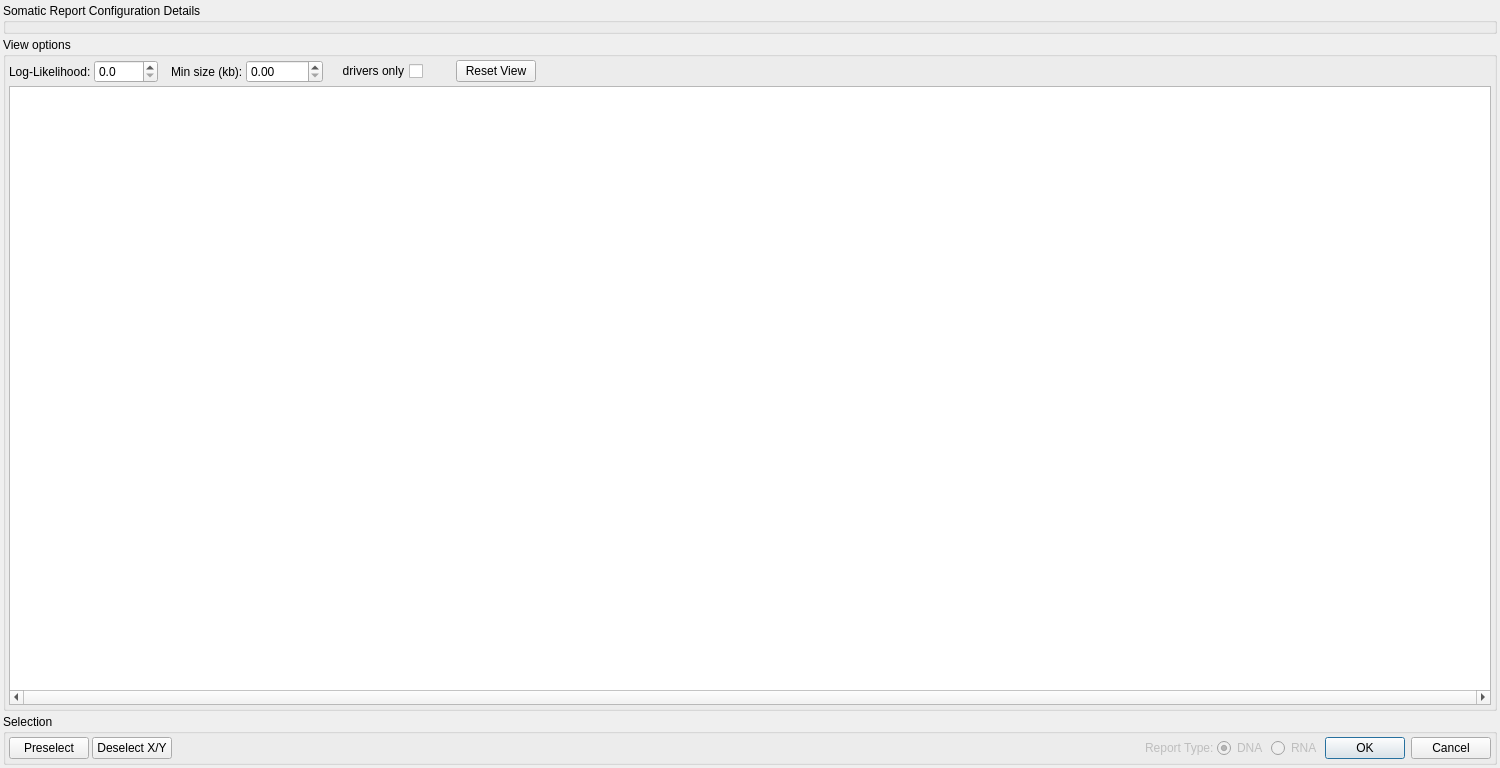
<?xml version="1.0" encoding="UTF-8"?>
<ui version="4.0">
 <class>SomaticReportConfigurationWidget</class>
 <widget class="QWidget" name="SomaticReportConfigurationWidget">
  <property name="geometry">
   <rect>
    <x>0</x>
    <y>0</y>
    <width>1500</width>
    <height>768</height>
   </rect>
  </property>
  <property name="sizePolicy">
   <sizepolicy hsizetype="MinimumExpanding" vsizetype="MinimumExpanding">
    <horstretch>0</horstretch>
    <verstretch>0</verstretch>
   </sizepolicy>
  </property>
  <property name="windowTitle">
   <string>Somatic report configuration</string>
  </property>
  <layout class="QVBoxLayout" name="verticalLayout">
   <property name="spacing">
    <number>3</number>
   </property>
   <property name="leftMargin">
    <number>3</number>
   </property>
   <property name="topMargin">
    <number>3</number>
   </property>
   <property name="rightMargin">
    <number>3</number>
   </property>
   <property name="bottomMargin">
    <number>3</number>
   </property>
   <item>
    <widget class="QGroupBox" name="infos">
     <property name="enabled">
      <bool>true</bool>
     </property>
     <property name="title">
      <string>Somatic Report Configuration Details</string>
     </property>
     <layout class="QVBoxLayout" name="verticalLayout_4">
      <property name="spacing">
       <number>3</number>
      </property>
      <property name="leftMargin">
       <number>3</number>
      </property>
      <property name="topMargin">
       <number>3</number>
      </property>
      <property name="rightMargin">
       <number>3</number>
      </property>
      <property name="bottomMargin">
       <number>3</number>
      </property>
     </layout>
    </widget>
   </item>
   <item>
    <widget class="QGroupBox" name="groupBox">
     <property name="title">
      <string>View options</string>
     </property>
     <property name="flat">
      <bool>true</bool>
     </property>
     <layout class="QVBoxLayout" name="verticalLayout_2">
      <property name="spacing">
       <number>3</number>
      </property>
      <property name="leftMargin">
       <number>3</number>
      </property>
      <property name="topMargin">
       <number>3</number>
      </property>
      <property name="rightMargin">
       <number>3</number>
      </property>
      <property name="bottomMargin">
       <number>3</number>
      </property>
      <item>
       <layout class="QHBoxLayout" name="hlayout_view_options" stretch="0,0,0,0,0,0,0,0,0,0">
        <property name="spacing">
         <number>3</number>
        </property>
        <item>
         <widget class="QLabel" name="label">
          <property name="text">
           <string>Log-Likelihood:</string>
          </property>
         </widget>
        </item>
        <item>
         <widget class="QDoubleSpinBox" name="log_likelihood">
          <property name="decimals">
           <number>1</number>
          </property>
          <property name="maximum">
           <double>9999.000000000000000</double>
          </property>
          <property name="singleStep">
           <double>10.000000000000000</double>
          </property>
         </widget>
        </item>
        <item>
         <spacer name="horizontalSpacer_2">
          <property name="orientation">
           <enum>Qt::Horizontal</enum>
          </property>
          <property name="sizeType">
           <enum>QSizePolicy::Fixed</enum>
          </property>
          <property name="sizeHint" stdset="0">
           <size>
            <width>10</width>
            <height>1</height>
           </size>
          </property>
         </spacer>
        </item>
        <item>
         <widget class="QLabel" name="label_2">
          <property name="text">
           <string>Min size (kb):</string>
          </property>
         </widget>
        </item>
        <item>
         <widget class="QDoubleSpinBox" name="cnv_min_size">
          <property name="maximum">
           <double>99999.000000000000000</double>
          </property>
          <property name="singleStep">
           <double>0.100000000000000</double>
          </property>
         </widget>
        </item>
        <item>
         <spacer name="horizontalSpacer_3">
          <property name="orientation">
           <enum>Qt::Horizontal</enum>
          </property>
          <property name="sizeType">
           <enum>QSizePolicy::Fixed</enum>
          </property>
          <property name="sizeHint" stdset="0">
           <size>
            <width>10</width>
            <height>1</height>
           </size>
          </property>
         </spacer>
        </item>
        <item>
         <widget class="QCheckBox" name="filter_for_cgi_drivers">
          <property name="toolTip">
           <string>Filter view for drivers only</string>
          </property>
          <property name="layoutDirection">
           <enum>Qt::RightToLeft</enum>
          </property>
          <property name="text">
           <string>drivers only</string>
          </property>
          <property name="tristate">
           <bool>false</bool>
          </property>
         </widget>
        </item>
        <item>
         <spacer name="horizontalSpacer_4">
          <property name="orientation">
           <enum>Qt::Horizontal</enum>
          </property>
          <property name="sizeType">
           <enum>QSizePolicy::Fixed</enum>
          </property>
          <property name="sizeHint" stdset="0">
           <size>
            <width>30</width>
            <height>1</height>
           </size>
          </property>
         </spacer>
        </item>
        <item>
         <widget class="QPushButton" name="reset_view_filters">
          <property name="toolTip">
           <string>Reset view filters</string>
          </property>
          <property name="text">
           <string>Reset View</string>
          </property>
         </widget>
        </item>
        <item>
         <spacer name="horizontalSpacer">
          <property name="orientation">
           <enum>Qt::Horizontal</enum>
          </property>
          <property name="sizeHint" stdset="0">
           <size>
            <width>40</width>
            <height>20</height>
           </size>
          </property>
         </spacer>
        </item>
       </layout>
      </item>
      <item>
       <widget class="QTableWidget" name="cnvs">
        <property name="sizePolicy">
         <sizepolicy hsizetype="Expanding" vsizetype="Expanding">
          <horstretch>0</horstretch>
          <verstretch>0</verstretch>
         </sizepolicy>
        </property>
        <property name="horizontalScrollBarPolicy">
         <enum>Qt::ScrollBarAlwaysOn</enum>
        </property>
        <property name="editTriggers">
         <set>QAbstractItemView::NoEditTriggers</set>
        </property>
        <property name="alternatingRowColors">
         <bool>true</bool>
        </property>
        <property name="wordWrap">
         <bool>false</bool>
        </property>
        <attribute name="verticalHeaderVisible">
         <bool>false</bool>
        </attribute>
       </widget>
      </item>
     </layout>
    </widget>
   </item>
   <item>
    <widget class="QGroupBox" name="groupBox_2">
     <property name="title">
      <string>Selection</string>
     </property>
     <layout class="QHBoxLayout" name="horizontalLayout_4">
      <property name="spacing">
       <number>3</number>
      </property>
      <property name="leftMargin">
       <number>3</number>
      </property>
      <property name="topMargin">
       <number>3</number>
      </property>
      <property name="rightMargin">
       <number>3</number>
      </property>
      <property name="bottomMargin">
       <number>3</number>
      </property>
      <item>
       <widget class="QPushButton" name="preselect_cnvs">
        <property name="toolTip">
         <string>Preselect CNVs according viewing options</string>
        </property>
        <property name="accessibleDescription">
         <string/>
        </property>
        <property name="text">
         <string>Preselect</string>
        </property>
       </widget>
      </item>
      <item>
       <widget class="QPushButton" name="deselect_x_y">
        <property name="toolTip">
         <string>Deselect all CNVs on gonosomes</string>
        </property>
        <property name="text">
         <string>Deselect X/Y</string>
        </property>
       </widget>
      </item>
      <item>
       <spacer name="horizontalSpacer_5">
        <property name="orientation">
         <enum>Qt::Horizontal</enum>
        </property>
        <property name="sizeType">
         <enum>QSizePolicy::Expanding</enum>
        </property>
        <property name="sizeHint" stdset="0">
         <size>
          <width>40</width>
          <height>20</height>
         </size>
        </property>
       </spacer>
      </item>
      <item>
       <widget class="QLabel" name="report_type_label">
        <property name="enabled">
         <bool>false</bool>
        </property>
        <property name="text">
         <string>Report Type:</string>
        </property>
       </widget>
      </item>
      <item>
       <widget class="QRadioButton" name="report_type_dna">
        <property name="enabled">
         <bool>false</bool>
        </property>
        <property name="text">
         <string>DNA</string>
        </property>
        <property name="checked">
         <bool>true</bool>
        </property>
        <attribute name="buttonGroup">
         <string notr="true">report_type_radios</string>
        </attribute>
       </widget>
      </item>
      <item>
       <widget class="QRadioButton" name="report_type_rna">
        <property name="enabled">
         <bool>false</bool>
        </property>
        <property name="text">
         <string>RNA</string>
        </property>
        <attribute name="buttonGroup">
         <string notr="true">report_type_radios</string>
        </attribute>
       </widget>
      </item>
      <item>
       <widget class="QDialogButtonBox" name="buttonBox">
        <property name="sizePolicy">
         <sizepolicy hsizetype="Maximum" vsizetype="Fixed">
          <horstretch>0</horstretch>
          <verstretch>0</verstretch>
         </sizepolicy>
        </property>
        <property name="standardButtons">
         <set>QDialogButtonBox::Cancel|QDialogButtonBox::Ok</set>
        </property>
       </widget>
      </item>
      <item>
       <layout class="QHBoxLayout" name="horizontalLayout_3">
        <property name="spacing">
         <number>3</number>
        </property>
       </layout>
      </item>
     </layout>
    </widget>
   </item>
  </layout>
 </widget>
 <resources/>
 <connections/>
 <buttongroups>
  <buttongroup name="report_type_radios"/>
 </buttongroups>
</ui>
